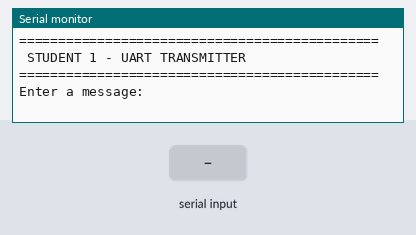
Simulated run of this sketch. Board: ESP32. Parts: the last lines printed to the serial monitor. Inputs (shaded band) come from the test bench.

Above: at 2.2 s.
2.3 s: "1\n" received over Serial
At 3.5 s:
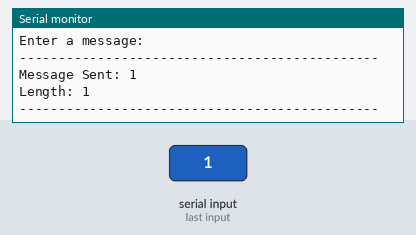
3.8 s: "1\n" received over the second serial link
At 4.7 s:
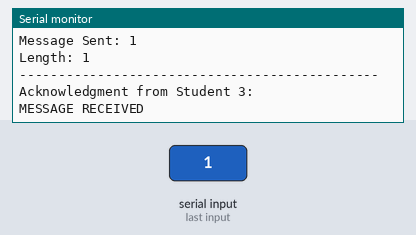
5.3 s: "0\n" received over Serial
At 5.9 s:
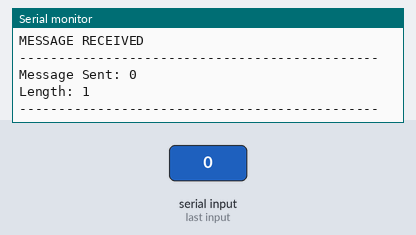

The sketch:

student1re.ino
```cpp
// ============================================================
// ESP32 UART → SPI COMMUNICATION SYSTEM
//
// STUDENT 1 — UART TRANSMITTER
//
// FUNCTION:
// Serial Monitor → UART → Student 2
//
// UART:
// TX = GPIO17
// RX = GPIO16 (not used by Student 1)
// Baud Rate = 115200
// ============================================================

#include <Arduino.h>

// ============================================================
// UART CONFIGURATION
// ============================================================

const int UART_RX_PIN = 16;
const int UART_TX_PIN = 17;

const unsigned long UART_BAUD_RATE = 115200;

// ============================================================
// MESSAGE CONFIGURATION
// ============================================================

const int MAX_MESSAGE_LENGTH = 128;

char inputBuffer[MAX_MESSAGE_LENGTH + 1];
int inputLength = 0;

// ============================================================
// SETUP
// ============================================================

void setup()
{
  Serial.begin(115200);

  delay(1000);

  Serial2.begin(
    UART_BAUD_RATE,
    SERIAL_8N1,
    UART_RX_PIN,
    UART_TX_PIN
  );

  Serial.println();
  Serial.println("==============================================");
  Serial.println(" STUDENT 1 - UART TRANSMITTER");
  Serial.println("==============================================");
  Serial.println("Enter a message:");
  Serial.println();
}

// ============================================================
// LOOP
// ============================================================

void loop()
{
  while (Serial.available() > 0)
  {
    char receivedChar = Serial.read();

    // Ignore carriage return
    if (receivedChar == '\r')
    {
      continue;
    }

    // End of message
    if (receivedChar == '\n')
    {
      if (inputLength > 0)
      {
        inputBuffer[inputLength] = '\0';

        // ----------------------------------------------------
        // SEND MESSAGE TO STUDENT 2 THROUGH UART
        // ----------------------------------------------------

        Serial2.write(
          (const uint8_t *)inputBuffer,
          inputLength
        );

        Serial2.write('\n');

        // ----------------------------------------------------
        // DISPLAY SENT MESSAGE
        // ----------------------------------------------------

        Serial.println("----------------------------------------------");
        Serial.print("Message Sent: ");
        Serial.println(inputBuffer);

        Serial.print("Length: ");
        Serial.println(inputLength);

        Serial.println("----------------------------------------------");
        Serial.println();

        inputLength = 0;
      }

      continue;
    }

    // --------------------------------------------------------
    // STORE CHARACTER
    // --------------------------------------------------------

    if (inputLength < MAX_MESSAGE_LENGTH)
    {
      inputBuffer[inputLength] = receivedChar;
      inputLength++;
    }
    else
    {
      // Prevent buffer overflow
      inputLength = 0;

      Serial.println();
      Serial.println("ERROR: Message too long.");
      Serial.println("Maximum length is 128 characters.");
      Serial.println();
    }
  }

  // ==========================================================
  // RECEIVE ACKNOWLEDGMENT FROM STUDENT 2
  // ==========================================================

  while (Serial2.available() > 0)
  {
    char ackChar = Serial2.read();

    if (ackChar == '\n')
    {
      Serial.println("Acknowledgment from Student 3:");
      Serial.println("MESSAGE RECEIVED");
      Serial.println();
    }
  }
}
```

Measured:
- after the input at 2.3 s, the serial monitor: prints a new line at once (image 1)
- after the input at 3.8 s, the serial monitor: prints a new line at once (image 2)
- after the input at 5.3 s, the serial monitor: prints a new line at once (image 3)
